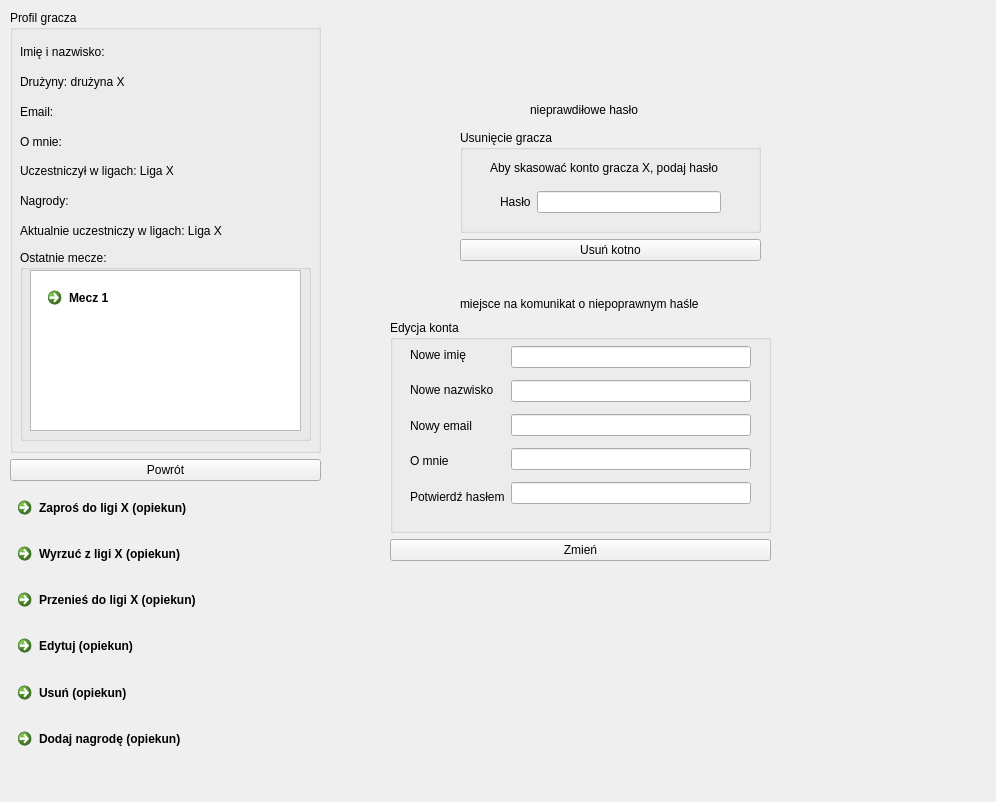
<?xml version="1.0" encoding="UTF-8"?>
<ui version="4.0">
 <class>gracz_edytuj</class>
 <widget class="QDialog" name="gracz_edytuj">
  <property name="geometry">
   <rect>
    <x>0</x>
    <y>0</y>
    <width>996</width>
    <height>802</height>
   </rect>
  </property>
  <property name="windowTitle">
   <string>Dialog</string>
  </property>
  <widget class="QWidget" name="layoutWidget">
   <property name="geometry">
    <rect>
     <x>-10</x>
     <y>-10</y>
     <width>2</width>
     <height>2</height>
    </rect>
   </property>
   <layout class="QHBoxLayout" name="horizontalLayout"/>
  </widget>
  <widget class="QWidget" name="layoutWidget_2">
   <property name="geometry">
    <rect>
     <x>10</x>
     <y>10</y>
     <width>311</width>
     <height>471</height>
    </rect>
   </property>
   <layout class="QVBoxLayout" name="verticalLayout_3">
    <item>
     <widget class="QGroupBox" name="groupBox">
      <property name="title">
       <string>Profil gracza</string>
      </property>
      <widget class="QWidget" name="layoutWidget_3">
       <property name="geometry">
        <rect>
         <x>10</x>
         <y>30</y>
         <width>291</width>
         <height>203</height>
        </rect>
       </property>
       <layout class="QVBoxLayout" name="verticalLayout">
        <item>
         <widget class="QLabel" name="label">
          <property name="text">
           <string>Imię i nazwisko:</string>
          </property>
         </widget>
        </item>
        <item>
         <widget class="QLabel" name="label_7">
          <property name="text">
           <string>Drużyny: drużyna X</string>
          </property>
         </widget>
        </item>
        <item>
         <widget class="QLabel" name="label_2">
          <property name="text">
           <string>Email:</string>
          </property>
         </widget>
        </item>
        <item>
         <widget class="QLabel" name="label_3">
          <property name="text">
           <string>O mnie:</string>
          </property>
         </widget>
        </item>
        <item>
         <widget class="QLabel" name="label_6">
          <property name="text">
           <string>Uczestniczył w ligach: Liga X</string>
          </property>
         </widget>
        </item>
        <item>
         <widget class="QLabel" name="label_5">
          <property name="text">
           <string>Nagrody:</string>
          </property>
         </widget>
        </item>
        <item>
         <widget class="QLabel" name="label_4">
          <property name="text">
           <string>Aktualnie uczestniczy w ligach: Liga X</string>
          </property>
         </widget>
        </item>
       </layout>
      </widget>
      <widget class="QGroupBox" name="groupBox_2">
       <property name="geometry">
        <rect>
         <x>10</x>
         <y>240</y>
         <width>291</width>
         <height>191</height>
        </rect>
       </property>
       <property name="title">
        <string>Ostatnie mecze:</string>
       </property>
       <widget class="QListView" name="listView">
        <property name="geometry">
         <rect>
          <x>10</x>
          <y>20</y>
          <width>271</width>
          <height>161</height>
         </rect>
        </property>
       </widget>
       <widget class="QCommandLinkButton" name="commandLinkButton_6">
        <property name="geometry">
         <rect>
          <x>20</x>
          <y>30</y>
          <width>187</width>
          <height>41</height>
         </rect>
        </property>
        <property name="text">
         <string>Mecz 1</string>
        </property>
       </widget>
      </widget>
     </widget>
    </item>
    <item>
     <widget class="QPushButton" name="pushButton">
      <property name="text">
       <string>Powrót</string>
      </property>
     </widget>
    </item>
   </layout>
  </widget>
  <widget class="QWidget" name="layoutWidget_4">
   <property name="geometry">
    <rect>
     <x>10</x>
     <y>10</y>
     <width>2</width>
     <height>2</height>
    </rect>
   </property>
   <layout class="QHBoxLayout" name="horizontalLayout_2"/>
  </widget>
  <widget class="QWidget" name="layoutWidget_5">
   <property name="geometry">
    <rect>
     <x>10</x>
     <y>490</y>
     <width>311</width>
     <height>271</height>
    </rect>
   </property>
   <layout class="QVBoxLayout" name="verticalLayout_2">
    <item>
     <widget class="QCommandLinkButton" name="commandLinkButton_8">
      <property name="text">
       <string>Zaproś do ligi X (opiekun)</string>
      </property>
     </widget>
    </item>
    <item>
     <widget class="QCommandLinkButton" name="commandLinkButton_2">
      <property name="text">
       <string>Wyrzuć z ligi X (opiekun)</string>
      </property>
     </widget>
    </item>
    <item>
     <widget class="QCommandLinkButton" name="commandLinkButton_10">
      <property name="text">
       <string>Przenieś do ligi X (opiekun)</string>
      </property>
     </widget>
    </item>
    <item>
     <widget class="QCommandLinkButton" name="commandLinkButton_3">
      <property name="text">
       <string>Edytuj (opiekun)</string>
      </property>
     </widget>
    </item>
    <item>
     <widget class="QCommandLinkButton" name="commandLinkButton_4">
      <property name="text">
       <string>Usuń (opiekun)</string>
      </property>
     </widget>
    </item>
    <item>
     <widget class="QCommandLinkButton" name="commandLinkButton_7">
      <property name="text">
       <string>Dodaj nagrodę (opiekun)</string>
      </property>
     </widget>
    </item>
   </layout>
  </widget>
  <widget class="QWidget" name="layoutWidget_6">
   <property name="geometry">
    <rect>
     <x>460</x>
     <y>130</y>
     <width>301</width>
     <height>131</height>
    </rect>
   </property>
   <layout class="QVBoxLayout" name="verticalLayout_4">
    <item>
     <widget class="QGroupBox" name="groupBox_3">
      <property name="title">
       <string>Usunięcie gracza</string>
      </property>
      <widget class="QLabel" name="label_8">
       <property name="geometry">
        <rect>
         <x>30</x>
         <y>30</y>
         <width>251</width>
         <height>16</height>
        </rect>
       </property>
       <property name="text">
        <string>Aby skasować konto gracza X, podaj hasło</string>
       </property>
      </widget>
      <widget class="QWidget" name="layoutWidget_7">
       <property name="geometry">
        <rect>
         <x>40</x>
         <y>60</y>
         <width>221</width>
         <height>24</height>
        </rect>
       </property>
       <layout class="QHBoxLayout" name="horizontalLayout_3">
        <item>
         <widget class="QLabel" name="label_9">
          <property name="text">
           <string>Hasło</string>
          </property>
         </widget>
        </item>
        <item>
         <widget class="QLineEdit" name="lineEdit"/>
        </item>
       </layout>
      </widget>
     </widget>
    </item>
    <item>
     <widget class="QPushButton" name="pushButton_2">
      <property name="text">
       <string>Usuń kotno</string>
      </property>
     </widget>
    </item>
   </layout>
  </widget>
  <widget class="QLabel" name="label_10">
   <property name="geometry">
    <rect>
     <x>530</x>
     <y>100</y>
     <width>241</width>
     <height>20</height>
    </rect>
   </property>
   <property name="text">
    <string>nieprawdiłowe hasło</string>
   </property>
  </widget>
  <widget class="QLabel" name="label_11">
   <property name="geometry">
    <rect>
     <x>460</x>
     <y>290</y>
     <width>271</width>
     <height>28</height>
    </rect>
   </property>
   <property name="text">
    <string>miejsce na komunikat o niepoprawnym haśle</string>
   </property>
  </widget>
  <widget class="QWidget" name="layoutWidget_8">
   <property name="geometry">
    <rect>
     <x>390</x>
     <y>320</y>
     <width>381</width>
     <height>241</height>
    </rect>
   </property>
   <layout class="QVBoxLayout" name="verticalLayout_5">
    <item>
     <widget class="QGroupBox" name="groupBox_4">
      <property name="title">
       <string>Edycja konta</string>
      </property>
      <widget class="QWidget" name="layoutWidget_9">
       <property name="geometry">
        <rect>
         <x>20</x>
         <y>20</y>
         <width>341</width>
         <height>171</height>
        </rect>
       </property>
       <layout class="QHBoxLayout" name="horizontalLayout_4">
        <item>
         <layout class="QVBoxLayout" name="verticalLayout_6">
          <item>
           <widget class="QLabel" name="label_12">
            <property name="text">
             <string>Nowe imię</string>
            </property>
           </widget>
          </item>
          <item>
           <widget class="QLabel" name="label_13">
            <property name="text">
             <string>Nowe nazwisko</string>
            </property>
           </widget>
          </item>
          <item>
           <widget class="QLabel" name="label_14">
            <property name="text">
             <string>Nowy email</string>
            </property>
           </widget>
          </item>
          <item>
           <widget class="QLabel" name="label_15">
            <property name="text">
             <string>O mnie</string>
            </property>
           </widget>
          </item>
          <item>
           <widget class="QLabel" name="label_16">
            <property name="text">
             <string>Potwierdź hasłem</string>
            </property>
           </widget>
          </item>
         </layout>
        </item>
        <item>
         <layout class="QVBoxLayout" name="verticalLayout_7">
          <item>
           <widget class="QLineEdit" name="lineEdit_4"/>
          </item>
          <item>
           <widget class="QLineEdit" name="lineEdit_5"/>
          </item>
          <item>
           <widget class="QLineEdit" name="lineEdit_3"/>
          </item>
          <item>
           <widget class="QLineEdit" name="lineEdit_2"/>
          </item>
          <item>
           <widget class="QLineEdit" name="lineEdit_6"/>
          </item>
         </layout>
        </item>
       </layout>
      </widget>
     </widget>
    </item>
    <item>
     <widget class="QPushButton" name="pushButton_3">
      <property name="text">
       <string>Zmień</string>
      </property>
     </widget>
    </item>
   </layout>
  </widget>
 </widget>
 <resources/>
 <connections/>
</ui>
